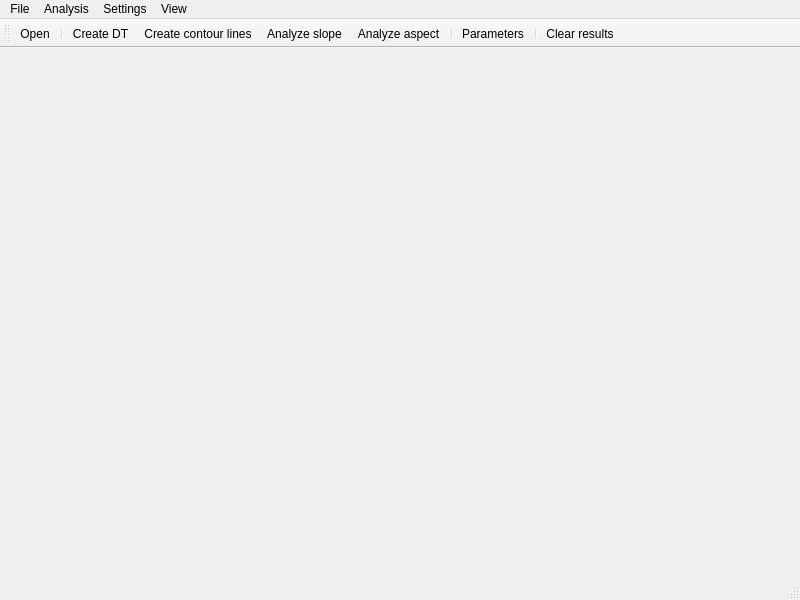
<?xml version="1.0" encoding="UTF-8"?>
<ui version="4.0">
 <class>MainWindow</class>
 <widget class="QMainWindow" name="MainWindow">
  <property name="geometry">
   <rect>
    <x>0</x>
    <y>0</y>
    <width>800</width>
    <height>600</height>
   </rect>
  </property>
  <property name="windowTitle">
   <string>DTM analysis</string>
  </property>
  <widget class="QWidget" name="centralwidget">
   <layout class="QHBoxLayout" name="horizontalLayout">
    <item>
     <widget class="Draw" name="Canvas" native="true">
      <property name="sizePolicy">
       <sizepolicy hsizetype="Expanding" vsizetype="Expanding">
        <horstretch>0</horstretch>
        <verstretch>0</verstretch>
       </sizepolicy>
      </property>
     </widget>
    </item>
   </layout>
  </widget>
  <widget class="QMenuBar" name="menubar">
   <property name="geometry">
    <rect>
     <x>0</x>
     <y>0</y>
     <width>800</width>
     <height>17</height>
    </rect>
   </property>
   <widget class="QMenu" name="menuFile">
    <property name="title">
     <string>File</string>
    </property>
    <addaction name="actionOpen"/>
    <addaction name="separator"/>
    <addaction name="actionExit"/>
   </widget>
   <widget class="QMenu" name="menuAnalysis">
    <property name="title">
     <string>Analysis</string>
    </property>
    <addaction name="actionCreate_DT"/>
    <addaction name="actionCreate_contour_lines"/>
    <addaction name="actionAnalyze_slope"/>
    <addaction name="actionAnalyze_aspect"/>
   </widget>
   <widget class="QMenu" name="menuSettings">
    <property name="title">
     <string>Settings</string>
    </property>
    <addaction name="actionParameters"/>
   </widget>
   <widget class="QMenu" name="menuView">
    <property name="title">
     <string>View</string>
    </property>
    <addaction name="actionClear_results"/>
    <addaction name="actionClear_all"/>
   </widget>
   <addaction name="menuFile"/>
   <addaction name="menuAnalysis"/>
   <addaction name="menuSettings"/>
   <addaction name="menuView"/>
  </widget>
  <widget class="QStatusBar" name="statusbar"/>
  <widget class="QToolBar" name="toolBar">
   <property name="windowTitle">
    <string>toolBar</string>
   </property>
   <attribute name="toolBarArea">
    <enum>TopToolBarArea</enum>
   </attribute>
   <attribute name="toolBarBreak">
    <bool>false</bool>
   </attribute>
   <addaction name="actionOpen"/>
   <addaction name="separator"/>
   <addaction name="actionCreate_DT"/>
   <addaction name="actionCreate_contour_lines"/>
   <addaction name="actionAnalyze_slope"/>
   <addaction name="actionAnalyze_aspect"/>
   <addaction name="separator"/>
   <addaction name="actionParameters"/>
   <addaction name="separator"/>
   <addaction name="actionClear_results"/>
  </widget>
  <action name="actionOpen">
   <property name="icon">
    <iconset resource="images.qrc">
     <normaloff>:/icons/icons/open_file.png</normaloff>:/icons/icons/open_file.png</iconset>
   </property>
   <property name="text">
    <string>Open</string>
   </property>
   <property name="toolTip">
    <string>Open file</string>
   </property>
   <property name="shortcut">
    <string>Ctrl+O</string>
   </property>
  </action>
  <action name="actionExit">
   <property name="icon">
    <iconset resource="images.qrc">
     <normaloff>:/icons/icons/exit.png</normaloff>:/icons/icons/exit.png</iconset>
   </property>
   <property name="text">
    <string>Exit</string>
   </property>
   <property name="toolTip">
    <string>Close application</string>
   </property>
  </action>
  <action name="actionCreate_DT">
   <property name="icon">
    <iconset resource="images.qrc">
     <normaloff>:/icons/icons/triangles2.png</normaloff>:/icons/icons/triangles2.png</iconset>
   </property>
   <property name="text">
    <string>Create DT</string>
   </property>
   <property name="toolTip">
    <string>Create Delaunay triangulation</string>
   </property>
  </action>
  <action name="actionCreate_contour_lines">
   <property name="icon">
    <iconset resource="images.qrc">
     <normaloff>:/icons/icons/contours2.png</normaloff>:/icons/icons/contours2.png</iconset>
   </property>
   <property name="text">
    <string>Create contour lines</string>
   </property>
  </action>
  <action name="actionAnalyze_slope">
   <property name="icon">
    <iconset resource="images.qrc">
     <normaloff>:/icons/icons/slope2.png</normaloff>:/icons/icons/slope2.png</iconset>
   </property>
   <property name="text">
    <string>Analyze slope</string>
   </property>
   <property name="toolTip">
    <string>Analyze slope of DTM triangles</string>
   </property>
  </action>
  <action name="actionAnalyze_aspect">
   <property name="icon">
    <iconset resource="images.qrc">
     <normaloff>:/icons/icons/orientation2.png</normaloff>:/icons/icons/orientation2.png</iconset>
   </property>
   <property name="text">
    <string>Analyze aspect</string>
   </property>
   <property name="toolTip">
    <string>Analyze aspect of DTM</string>
   </property>
  </action>
  <action name="actionParameters">
   <property name="icon">
    <iconset resource="images.qrc">
     <normaloff>:/icons/icons/settings.png</normaloff>:/icons/icons/settings.png</iconset>
   </property>
   <property name="text">
    <string>Parameters</string>
   </property>
   <property name="toolTip">
    <string>Setting parameters</string>
   </property>
  </action>
  <action name="actionClear_results">
   <property name="icon">
    <iconset resource="images.qrc">
     <normaloff>:/icons/icons/clear.png</normaloff>:/icons/icons/clear.png</iconset>
   </property>
   <property name="text">
    <string>Clear results</string>
   </property>
  </action>
  <action name="actionClear_all">
   <property name="icon">
    <iconset resource="images.qrc">
     <normaloff>:/icons/icons/clear.png</normaloff>:/icons/icons/clear.png</iconset>
   </property>
   <property name="text">
    <string>Clear all</string>
   </property>
  </action>
 </widget>
 <customwidgets>
  <customwidget>
   <class>Draw</class>
   <extends>QWidget</extends>
   <header>draw.h</header>
   <container>1</container>
  </customwidget>
 </customwidgets>
 <resources>
  <include location="images.qrc"/>
 </resources>
 <connections/>
</ui>
